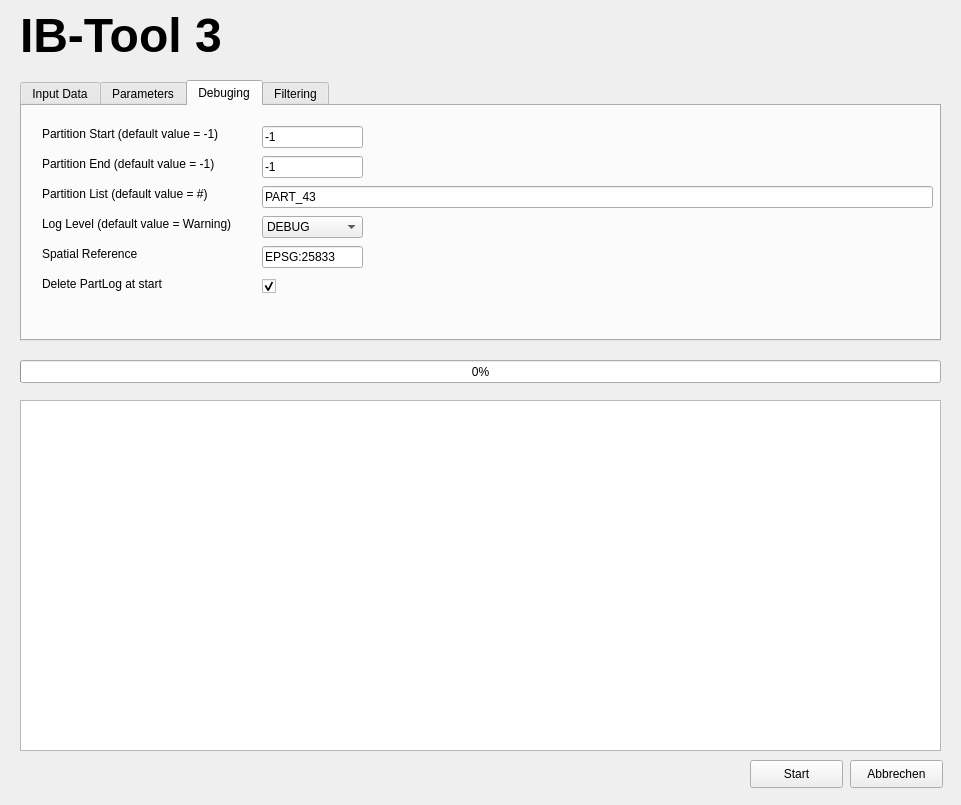
<?xml version="1.0" encoding="UTF-8"?>
<ui version="4.0">
 <class>IBToolDialogBase</class>
 <widget class="QDialog" name="IBToolDialogBase">
  <property name="geometry">
   <rect>
    <x>0</x>
    <y>0</y>
    <width>961</width>
    <height>805</height>
   </rect>
  </property>
  <property name="windowTitle">
   <string>IB-Tool</string>
  </property>
  <widget class="QLabel" name="label">
   <property name="geometry">
    <rect>
     <x>20</x>
     <y>10</y>
     <width>281</width>
     <height>51</height>
    </rect>
   </property>
   <property name="font">
    <font>
     <pointsize>36</pointsize>
     <weight>75</weight>
     <bold>true</bold>
    </font>
   </property>
   <property name="text">
    <string>IB-Tool 3</string>
   </property>
  </widget>
  <widget class="QTabWidget" name="tabWidget">
   <property name="geometry">
    <rect>
     <x>20</x>
     <y>80</y>
     <width>921</width>
     <height>261</height>
    </rect>
   </property>
   <property name="currentIndex">
    <number>2</number>
   </property>
   <widget class="QWidget" name="tab">
    <attribute name="title">
     <string>Input Data</string>
    </attribute>
    <widget class="QPushButton" name="AuxButton">
     <property name="geometry">
      <rect>
       <x>490</x>
       <y>110</y>
       <width>31</width>
       <height>22</height>
      </rect>
     </property>
     <property name="text">
      <string>...</string>
     </property>
    </widget>
    <widget class="QLabel" name="label_15">
     <property name="geometry">
      <rect>
       <x>20</x>
       <y>20</y>
       <width>111</width>
       <height>16</height>
      </rect>
     </property>
     <property name="text">
      <string>Building Footprints</string>
     </property>
    </widget>
    <widget class="QLabel" name="label_17">
     <property name="geometry">
      <rect>
       <x>20</x>
       <y>80</y>
       <width>91</width>
       <height>16</height>
      </rect>
     </property>
     <property name="text">
      <string>Partitions</string>
     </property>
    </widget>
    <widget class="QLineEdit" name="AuxPath">
     <property name="geometry">
      <rect>
       <x>180</x>
       <y>110</y>
       <width>291</width>
       <height>22</height>
      </rect>
     </property>
     <property name="text">
      <string>L:\Test_data\A_AUX.shp</string>
     </property>
    </widget>
    <widget class="QPushButton" name="PartButton">
     <property name="geometry">
      <rect>
       <x>490</x>
       <y>80</y>
       <width>31</width>
       <height>22</height>
      </rect>
     </property>
     <property name="text">
      <string>...</string>
     </property>
    </widget>
    <widget class="QLabel" name="label_16">
     <property name="geometry">
      <rect>
       <x>20</x>
       <y>50</y>
       <width>131</width>
       <height>16</height>
      </rect>
     </property>
     <property name="text">
      <string>Road Network</string>
     </property>
    </widget>
    <widget class="QLineEdit" name="PartPath">
     <property name="geometry">
      <rect>
       <x>180</x>
       <y>80</y>
       <width>291</width>
       <height>22</height>
      </rect>
     </property>
     <property name="text">
      <string>L:\Test_data\A_PART.shp</string>
     </property>
    </widget>
    <widget class="QLineEdit" name="HuPath">
     <property name="geometry">
      <rect>
       <x>180</x>
       <y>20</y>
       <width>291</width>
       <height>22</height>
      </rect>
     </property>
     <property name="layoutDirection">
      <enum>Qt::LeftToRight</enum>
     </property>
     <property name="text">
      <string>L:\Test_data\A_HU.shp</string>
     </property>
    </widget>
    <widget class="QPushButton" name="RnButton">
     <property name="geometry">
      <rect>
       <x>490</x>
       <y>50</y>
       <width>31</width>
       <height>22</height>
      </rect>
     </property>
     <property name="text">
      <string>...</string>
     </property>
    </widget>
    <widget class="QLabel" name="label_18">
     <property name="geometry">
      <rect>
       <x>20</x>
       <y>110</y>
       <width>121</width>
       <height>16</height>
      </rect>
     </property>
     <property name="text">
      <string>Auxillary Data</string>
     </property>
    </widget>
    <widget class="QLineEdit" name="RnPath">
     <property name="geometry">
      <rect>
       <x>180</x>
       <y>50</y>
       <width>291</width>
       <height>22</height>
      </rect>
     </property>
     <property name="text">
      <string>L:\Test_data\A_RN.shp</string>
     </property>
    </widget>
    <widget class="QPushButton" name="HuButton">
     <property name="geometry">
      <rect>
       <x>490</x>
       <y>20</y>
       <width>31</width>
       <height>22</height>
      </rect>
     </property>
     <property name="text">
      <string>...</string>
     </property>
    </widget>
    <widget class="QLabel" name="label_19">
     <property name="geometry">
      <rect>
       <x>20</x>
       <y>140</y>
       <width>121</width>
       <height>16</height>
      </rect>
     </property>
     <property name="text">
      <string>Output</string>
     </property>
    </widget>
    <widget class="QLineEdit" name="OutputPath">
     <property name="geometry">
      <rect>
       <x>180</x>
       <y>140</y>
       <width>291</width>
       <height>22</height>
      </rect>
     </property>
     <property name="text">
      <string>L:\Test_data\UGB.shp</string>
     </property>
    </widget>
    <widget class="QPushButton" name="OutputButton">
     <property name="geometry">
      <rect>
       <x>490</x>
       <y>140</y>
       <width>31</width>
       <height>22</height>
      </rect>
     </property>
     <property name="text">
      <string>...</string>
     </property>
    </widget>
    <widget class="QLabel" name="label_20">
     <property name="geometry">
      <rect>
       <x>20</x>
       <y>170</y>
       <width>151</width>
       <height>16</height>
      </rect>
     </property>
     <property name="text">
      <string>Path Common Workspace</string>
     </property>
    </widget>
    <widget class="QLineEdit" name="WorkspacePath">
     <property name="geometry">
      <rect>
       <x>180</x>
       <y>170</y>
       <width>291</width>
       <height>22</height>
      </rect>
     </property>
     <property name="text">
      <string>L:\Test_data\workspace\</string>
     </property>
    </widget>
    <widget class="QPushButton" name="WorkspaceButton">
     <property name="geometry">
      <rect>
       <x>490</x>
       <y>170</y>
       <width>31</width>
       <height>22</height>
      </rect>
     </property>
     <property name="text">
      <string>...</string>
     </property>
    </widget>
    <widget class="QLineEdit" name="FilterPath">
     <property name="geometry">
      <rect>
       <x>180</x>
       <y>200</y>
       <width>291</width>
       <height>22</height>
      </rect>
     </property>
     <property name="text">
      <string>L:\Test_data\IB-Tool2_Filter.txt</string>
     </property>
    </widget>
    <widget class="QLabel" name="label_21">
     <property name="geometry">
      <rect>
       <x>20</x>
       <y>200</y>
       <width>55</width>
       <height>16</height>
      </rect>
     </property>
     <property name="text">
      <string>Filter-TXT</string>
     </property>
    </widget>
    <widget class="QPushButton" name="FilterButton">
     <property name="geometry">
      <rect>
       <x>490</x>
       <y>200</y>
       <width>31</width>
       <height>22</height>
      </rect>
     </property>
     <property name="text">
      <string>...</string>
     </property>
    </widget>
   </widget>
   <widget class="QWidget" name="tab_3">
    <attribute name="title">
     <string>Parameters</string>
    </attribute>
    <widget class="QSpinBox" name="MaxGapSizeBox">
     <property name="geometry">
      <rect>
       <x>330</x>
       <y>200</y>
       <width>91</width>
       <height>22</height>
      </rect>
     </property>
     <property name="alignment">
      <set>Qt::AlignRight|Qt::AlignTrailing|Qt::AlignVCenter</set>
     </property>
     <property name="maximum">
      <number>100000</number>
     </property>
     <property name="singleStep">
      <number>100</number>
     </property>
     <property name="value">
      <number>4900</number>
     </property>
    </widget>
    <widget class="QSpinBox" name="MinBdgCountBox">
     <property name="geometry">
      <rect>
       <x>330</x>
       <y>110</y>
       <width>91</width>
       <height>22</height>
      </rect>
     </property>
     <property name="alignment">
      <set>Qt::AlignRight|Qt::AlignTrailing|Qt::AlignVCenter</set>
     </property>
     <property name="value">
      <number>20</number>
     </property>
    </widget>
    <widget class="QSpinBox" name="GlobalFootprintDensityBox">
     <property name="geometry">
      <rect>
       <x>330</x>
       <y>50</y>
       <width>91</width>
       <height>22</height>
      </rect>
     </property>
     <property name="alignment">
      <set>Qt::AlignRight|Qt::AlignTrailing|Qt::AlignVCenter</set>
     </property>
     <property name="value">
      <number>0</number>
     </property>
    </widget>
    <widget class="QLabel" name="label_6">
     <property name="geometry">
      <rect>
       <x>20</x>
       <y>140</y>
       <width>321</width>
       <height>20</height>
      </rect>
     </property>
     <property name="text">
      <string>Minimum Size of Inner Area Patch (sqm)</string>
     </property>
    </widget>
    <widget class="QLabel" name="label_3">
     <property name="geometry">
      <rect>
       <x>20</x>
       <y>50</y>
       <width>241</width>
       <height>16</height>
      </rect>
     </property>
     <property name="text">
      <string>Global Footprint Density (%)</string>
     </property>
    </widget>
    <widget class="QLabel" name="label_8">
     <property name="geometry">
      <rect>
       <x>20</x>
       <y>200</y>
       <width>151</width>
       <height>16</height>
      </rect>
     </property>
     <property name="text">
      <string>Maximum Size of Gaps (sqm)</string>
     </property>
    </widget>
    <widget class="QLabel" name="label_2">
     <property name="geometry">
      <rect>
       <x>20</x>
       <y>20</y>
       <width>271</width>
       <height>16</height>
      </rect>
     </property>
     <property name="text">
      <string>Minimum Overlap of Inner Area Blocks (%)</string>
     </property>
    </widget>
    <widget class="QSpinBox" name="MinAreaBox">
     <property name="geometry">
      <rect>
       <x>330</x>
       <y>80</y>
       <width>91</width>
       <height>22</height>
      </rect>
     </property>
     <property name="alignment">
      <set>Qt::AlignRight|Qt::AlignTrailing|Qt::AlignVCenter</set>
     </property>
     <property name="stepType">
      <enum>QAbstractSpinBox::DefaultStepType</enum>
     </property>
     <property name="value">
      <number>57</number>
     </property>
    </widget>
    <widget class="QSpinBox" name="MinPatchSizeBox">
     <property name="geometry">
      <rect>
       <x>330</x>
       <y>140</y>
       <width>91</width>
       <height>22</height>
      </rect>
     </property>
     <property name="alignment">
      <set>Qt::AlignRight|Qt::AlignTrailing|Qt::AlignVCenter</set>
     </property>
     <property name="maximum">
      <number>1000000</number>
     </property>
     <property name="singleStep">
      <number>100</number>
     </property>
     <property name="value">
      <number>10000</number>
     </property>
    </widget>
    <widget class="QLabel" name="label_4">
     <property name="geometry">
      <rect>
       <x>20</x>
       <y>80</y>
       <width>281</width>
       <height>16</height>
      </rect>
     </property>
     <property name="text">
      <string>Minimum Building Footprint Area (sqm)</string>
     </property>
    </widget>
    <widget class="QSpinBox" name="MaxHoleSizeBox">
     <property name="geometry">
      <rect>
       <x>330</x>
       <y>170</y>
       <width>91</width>
       <height>22</height>
      </rect>
     </property>
     <property name="alignment">
      <set>Qt::AlignRight|Qt::AlignTrailing|Qt::AlignVCenter</set>
     </property>
     <property name="maximum">
      <number>1000000</number>
     </property>
     <property name="singleStep">
      <number>100</number>
     </property>
     <property name="value">
      <number>10000</number>
     </property>
    </widget>
    <widget class="QLabel" name="label_5">
     <property name="geometry">
      <rect>
       <x>20</x>
       <y>110</y>
       <width>311</width>
       <height>16</height>
      </rect>
     </property>
     <property name="text">
      <string>Minimum Number of Buildings to create a Inner Area</string>
     </property>
    </widget>
    <widget class="QLabel" name="label_7">
     <property name="geometry">
      <rect>
       <x>20</x>
       <y>170</y>
       <width>231</width>
       <height>16</height>
      </rect>
     </property>
     <property name="text">
      <string>Maximum Size of Hole (sqm)</string>
     </property>
    </widget>
    <widget class="QSpinBox" name="MinOverlapBlocksBox">
     <property name="geometry">
      <rect>
       <x>330</x>
       <y>20</y>
       <width>91</width>
       <height>22</height>
      </rect>
     </property>
     <property name="alignment">
      <set>Qt::AlignRight|Qt::AlignTrailing|Qt::AlignVCenter</set>
     </property>
     <property name="value">
      <number>18</number>
     </property>
    </widget>
   </widget>
   <widget class="QWidget" name="tab_2">
    <attribute name="title">
     <string>Debuging</string>
    </attribute>
    <widget class="QLabel" name="label_10">
     <property name="geometry">
      <rect>
       <x>20</x>
       <y>50</y>
       <width>201</width>
       <height>16</height>
      </rect>
     </property>
     <property name="text">
      <string>Partition End (default value = -1)</string>
     </property>
    </widget>
    <widget class="QComboBox" name="LogLevelBox">
     <property name="geometry">
      <rect>
       <x>240</x>
       <y>110</y>
       <width>101</width>
       <height>22</height>
      </rect>
     </property>
     <property name="currentIndex">
      <number>1</number>
     </property>
     <item>
      <property name="text">
       <string>INFO</string>
      </property>
     </item>
     <item>
      <property name="text">
       <string>DEBUG</string>
      </property>
     </item>
     <item>
      <property name="text">
       <string>WARNING</string>
      </property>
     </item>
     <item>
      <property name="text">
       <string>CRITICAL</string>
      </property>
     </item>
    </widget>
    <widget class="QLineEdit" name="SpatialReferenceBox">
     <property name="geometry">
      <rect>
       <x>240</x>
       <y>140</y>
       <width>101</width>
       <height>22</height>
      </rect>
     </property>
     <property name="text">
      <string>EPSG:25833</string>
     </property>
    </widget>
    <widget class="QLabel" name="label_13">
     <property name="geometry">
      <rect>
       <x>20</x>
       <y>140</y>
       <width>171</width>
       <height>16</height>
      </rect>
     </property>
     <property name="text">
      <string>Spatial Reference</string>
     </property>
    </widget>
    <widget class="QLineEdit" name="partendBox">
     <property name="geometry">
      <rect>
       <x>240</x>
       <y>50</y>
       <width>101</width>
       <height>22</height>
      </rect>
     </property>
     <property name="text">
      <string>-1</string>
     </property>
    </widget>
    <widget class="QLabel" name="label_11">
     <property name="geometry">
      <rect>
       <x>20</x>
       <y>80</y>
       <width>191</width>
       <height>16</height>
      </rect>
     </property>
     <property name="text">
      <string>Partition List (default value = #)</string>
     </property>
    </widget>
    <widget class="QLabel" name="label_14">
     <property name="geometry">
      <rect>
       <x>20</x>
       <y>170</y>
       <width>181</width>
       <height>16</height>
      </rect>
     </property>
     <property name="text">
      <string>Delete PartLog at start</string>
     </property>
    </widget>
    <widget class="QLabel" name="label_12">
     <property name="geometry">
      <rect>
       <x>20</x>
       <y>110</y>
       <width>211</width>
       <height>16</height>
      </rect>
     </property>
     <property name="text">
      <string>Log Level (default value = Warning)</string>
     </property>
    </widget>
    <widget class="QLabel" name="label_9">
     <property name="geometry">
      <rect>
       <x>20</x>
       <y>20</y>
       <width>241</width>
       <height>16</height>
      </rect>
     </property>
     <property name="text">
      <string>Partition Start (default value = -1)</string>
     </property>
    </widget>
    <widget class="QLineEdit" name="partstartBox">
     <property name="geometry">
      <rect>
       <x>240</x>
       <y>20</y>
       <width>101</width>
       <height>22</height>
      </rect>
     </property>
     <property name="text">
      <string>-1</string>
     </property>
    </widget>
    <widget class="QLineEdit" name="partlistBox">
     <property name="geometry">
      <rect>
       <x>240</x>
       <y>80</y>
       <width>671</width>
       <height>22</height>
      </rect>
     </property>
     <property name="text">
      <string>PART_43</string>
     </property>
    </widget>
    <widget class="QCheckBox" name="PartLogBox">
     <property name="geometry">
      <rect>
       <x>240</x>
       <y>170</y>
       <width>81</width>
       <height>20</height>
      </rect>
     </property>
     <property name="text">
      <string/>
     </property>
     <property name="checked">
      <bool>true</bool>
     </property>
     <property name="tristate">
      <bool>false</bool>
     </property>
    </widget>
   </widget>
   <widget class="QWidget" name="tab_4">
    <attribute name="title">
     <string>Filtering</string>
    </attribute>
    <widget class="QPlainTextEdit" name="txtPositive">
     <property name="geometry">
      <rect>
       <x>10</x>
       <y>40</y>
       <width>441</width>
       <height>181</height>
      </rect>
     </property>
    </widget>
    <widget class="QPlainTextEdit" name="txtNegative">
     <property name="geometry">
      <rect>
       <x>460</x>
       <y>40</y>
       <width>441</width>
       <height>181</height>
      </rect>
     </property>
    </widget>
    <widget class="QLabel" name="label_22">
     <property name="geometry">
      <rect>
       <x>10</x>
       <y>20</y>
       <width>101</width>
       <height>16</height>
      </rect>
     </property>
     <property name="font">
      <font>
       <weight>75</weight>
       <bold>true</bold>
      </font>
     </property>
     <property name="text">
      <string>Positiver Filter</string>
     </property>
    </widget>
    <widget class="QLabel" name="label_23">
     <property name="geometry">
      <rect>
       <x>460</x>
       <y>20</y>
       <width>101</width>
       <height>16</height>
      </rect>
     </property>
     <property name="font">
      <font>
       <weight>75</weight>
       <bold>true</bold>
      </font>
     </property>
     <property name="text">
      <string>Negativer Filter</string>
     </property>
    </widget>
   </widget>
  </widget>
  <widget class="QPushButton" name="StartButton">
   <property name="geometry">
    <rect>
     <x>750</x>
     <y>760</y>
     <width>93</width>
     <height>28</height>
    </rect>
   </property>
   <property name="text">
    <string>Start</string>
   </property>
  </widget>
  <widget class="QProgressBar" name="ProgressBar">
   <property name="geometry">
    <rect>
     <x>20</x>
     <y>360</y>
     <width>921</width>
     <height>23</height>
    </rect>
   </property>
   <property name="value">
    <number>0</number>
   </property>
  </widget>
  <widget class="QPlainTextEdit" name="MessageBox">
   <property name="geometry">
    <rect>
     <x>20</x>
     <y>400</y>
     <width>921</width>
     <height>351</height>
    </rect>
   </property>
  </widget>
  <widget class="QPushButton" name="CancelButton">
   <property name="geometry">
    <rect>
     <x>850</x>
     <y>760</y>
     <width>93</width>
     <height>28</height>
    </rect>
   </property>
   <property name="text">
    <string>Abbrechen</string>
   </property>
  </widget>
 </widget>
 <resources/>
 <connections/>
</ui>
